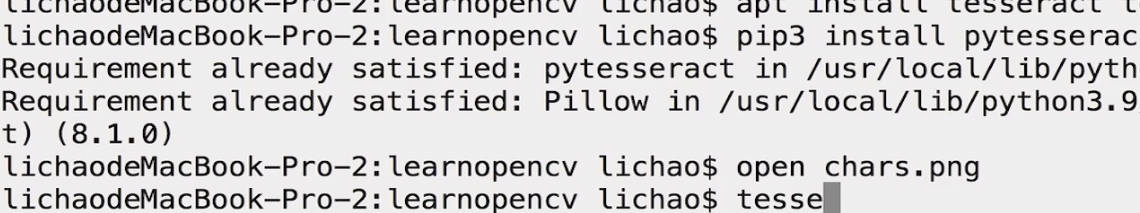
#> input picture jiqixx/2.jpg, 1140 x 213 px, found by its file name
$ python water.py
#> lines starting #> are read from the running program, lines starting #| are printed output that depends on the picture; after the words box and inside, x2 and y2 are one past the last pixel; in counts of white or black regions, pixels touching at a corner belong together
import cv2
import numpy as np
from matplotlib import pyplot as plt
#获取背景
# 1.通过二值法得到黑白图片
# 2.通过形态学获取背景
img = cv2.imread( '2.jpg')
#> img is the input picture: shape (213, 1140, 3); mean B, G, R 208.7, 208.3, 209.3
gray = cv2.cvtColor( img, cv2.COLOR_BGR2GRAY)
ret, thresh = cv2.threshold(gray,0,255, cv2.THRESH_BINARY_INV + cv2.THRESH_OTSU)
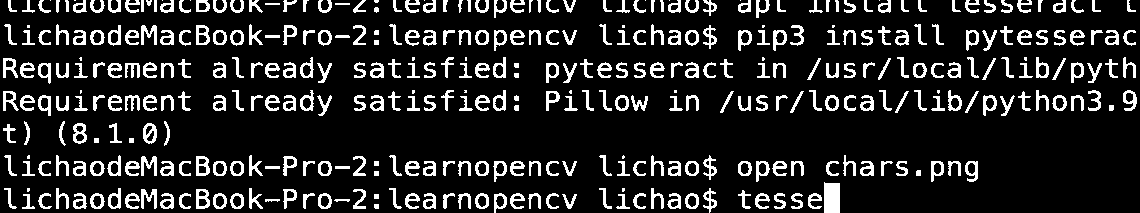
#> thresh: shape (213, 1140); 14.3% white; 390 white regions (29 under 20 px), largest, box (x1, y1, x2, y2) and area: (824, 182, 840, 213) 481, (141, 25, 157, 45) 176, (141, 156, 157, 176) 176
#> ret = 145
#开运算
kernel = np.ones((3,3), np.int8 )
open1 = cv2.morphologyEx(thresh,cv2.MORPH_OPEN, kernel, iterations = 2)
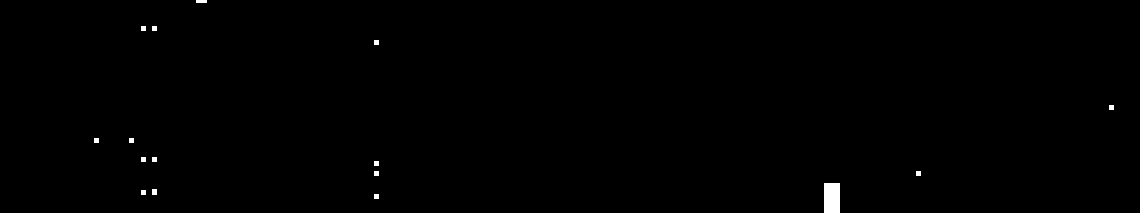
#> open1: shape (213, 1140); 0.36% white; 16 white regions, largest, box (x1, y1, x2, y2) and area: (824, 183, 840, 213) 480, (196, 0, 207, 3) 33, (152, 189, 157, 195) 30
#膨胀
bg = cv2.dilate (open1,kernel, iterations = 1)
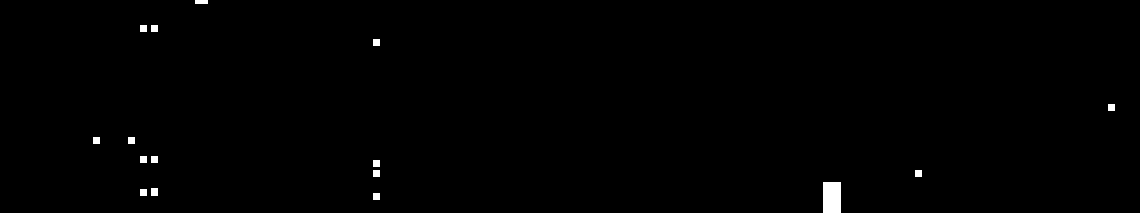
#> bg: shape (213, 1140); 0.54% white; 16 white regions, largest, box (x1, y1, x2, y2) and area: (823, 182, 841, 213) 558, (151, 188, 158, 196) 56, (195, 0, 208, 4) 52
#获取前景物体
dist = cv2.distanceTransform(open1, cv2.DIST_L2,5)

ret,fg = cv2.threshold(dist,0.7*dist.max(),255,cv2.THRESH_BINARY)
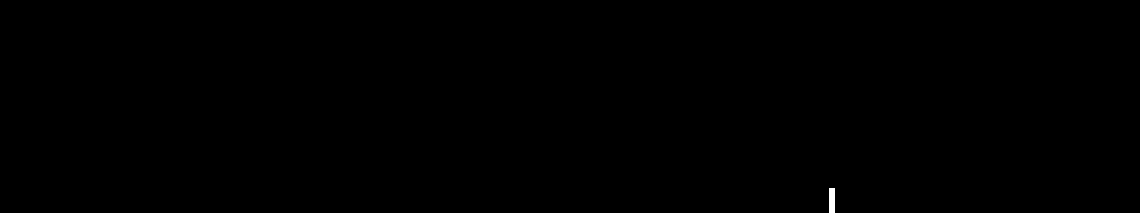
#> fg: shape (213, 1140) float32; 0.06% white; 1 white region, box (x1, y1, x2, y2) and area: (829, 188, 835, 213) 150
#> ret = 5.6

#获取未知区域
fg = np.uint8(fg)
unknow = cv2.subtract(bg,fg)
#> unknow: shape (213, 1140); 0.47% white; 16 white regions, largest, box (x1, y1, x2, y2) and area: (823, 182, 841, 213) 408, (151, 188, 158, 196) 56, (195, 0, 208, 4) 52
#创建连通域
ret,marker = cv2.connectedComponents(fg)
#> ret = 2
marker = marker + 1
marker[unknow==255] = 0
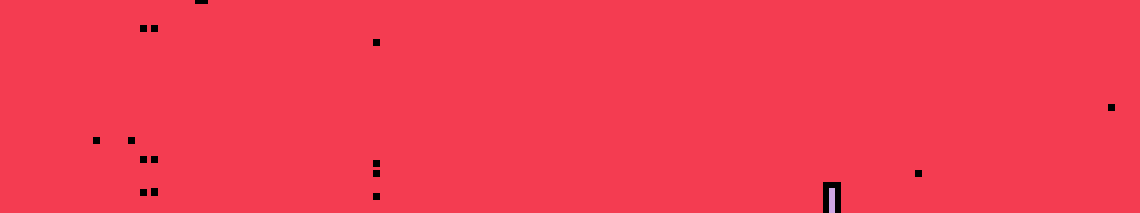
#> marker: shape (213, 1140) int32; 3 distinct labels, from 0 to 2; one colour per label, 0 black
#进行图像分割
result = cv2.watershed(img, marker)
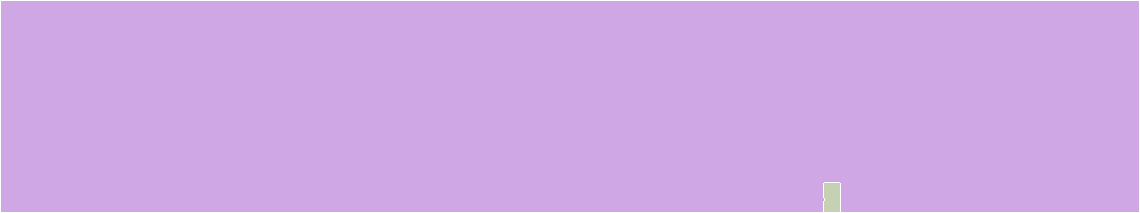
#> result: shape (213, 1140) int32; 3 distinct labels, from -1 to 2; one colour per label, 0 black, -1 white
img[result == -1] = [0,0,255]
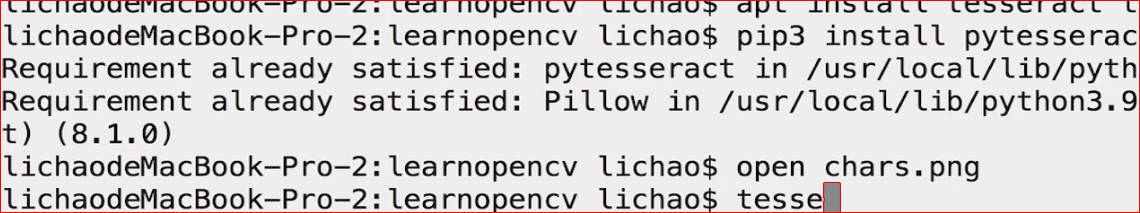
#> img: shape (213, 1140, 3); 1.14% of pixels changed, all inside (x1, y1, x2, y2) = (0, 0, 1140, 213)

cv2.imshow("img", img)

# plt.imshow(dist,cmap = "gray")
# plt.show()
cv2.imshow("unknow", unknow)
cv2.imshow("fg", fg)
cv2.imshow("bg", bg)
cv2.imshow("thresh", thresh)
cv2.waitKey( )

$ run again, with jiqixx/1.jpg copied over jiqixx/2.jpg
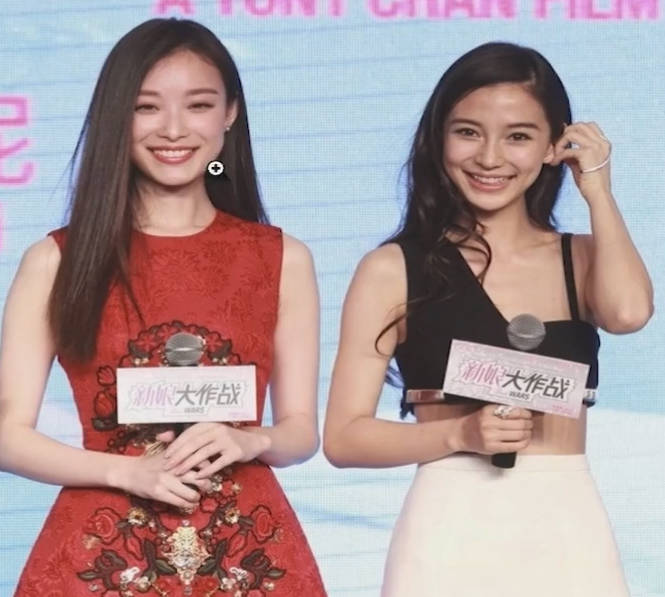
#> input picture jiqixx/1.jpg, 665 x 597 px, found by its file name
#> img is the input picture: shape (597, 665, 3); mean B, G, R 155.3, 153.6, 173.9
#> `ret, thresh = cv2.threshold(gray,0,255, cv2.THRESH_BINARY_INV + cv2.TH..`:
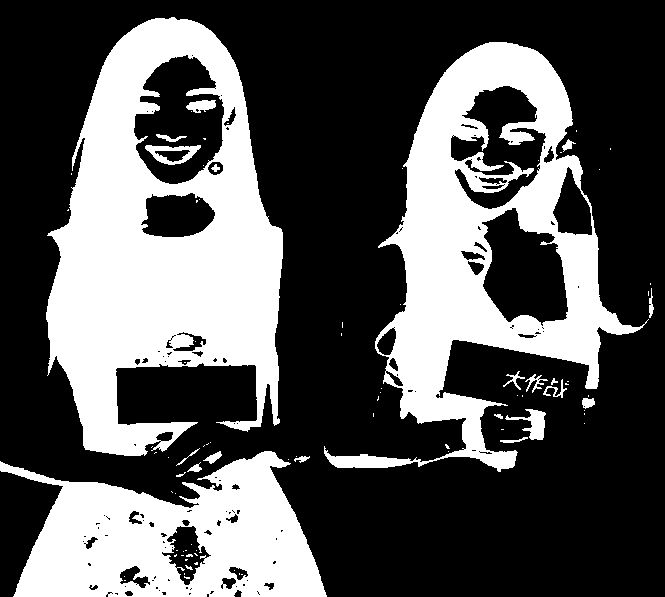
#> thresh: shape (597, 665); 34.1% white; 87 white regions (65 under 20 px), largest, box (x1, y1, x2, y2) and area: (46, 17, 283, 456) 58923, (324, 42, 649, 472) 44753, (0, 451, 327, 597) 28884
#> `ret, thresh = cv2.threshold(gray,0,255, cv2.THRESH_BINARY_INV + cv2.TH..`: ret = 140
#> open1: shape (597, 665); 32.9% white; 24 white regions, largest, box (x1, y1, x2, y2) and area: (46, 18, 283, 456) 58058, (386, 42, 636, 469) 41636, (0, 451, 326, 597) 28256
#> bg: shape (597, 665); 35.3% white; 18 white regions, largest, box (x1, y1, x2, y2) and area: (45, 17, 284, 457) 61111, (385, 41, 637, 470) 45535, (0, 450, 327, 597) 30163
#> `ret,fg = cv2.threshold(dist,0.7*dist.max(),255,cv2.THRESH_BINARY)`: ret = 46.47
#> unknow: shape (597, 665); 34.5% white; 18 white regions, largest, box (x1, y1, x2, y2) and area: (45, 17, 284, 457) 58004, (385, 41, 637, 470) 45535, (0, 450, 327, 597) 30163
#> `ret,marker = cv2.connectedComponents(fg)`: ret = 2
#> result: shape (597, 665) int32; 3 distinct labels, from -1 to 2
#> `img[result == -1] = [0,0,255]`:
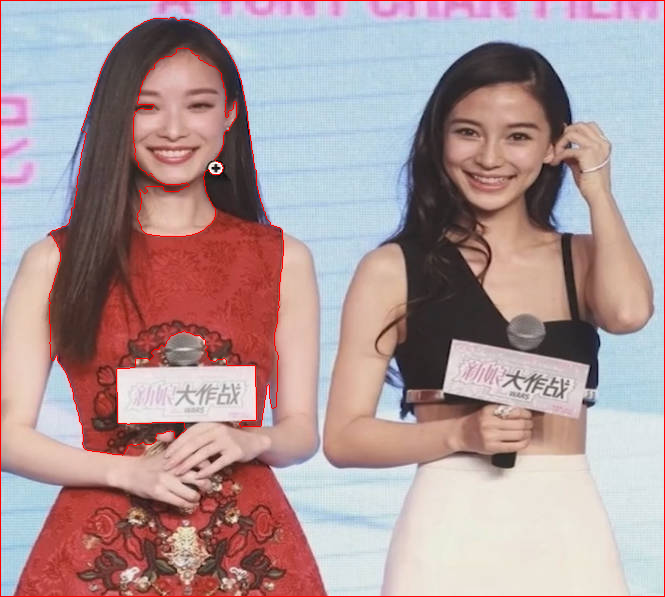
#> img: shape (597, 665, 3); 1.17% of pixels changed, all inside (x1, y1, x2, y2) = (0, 0, 665, 597)
